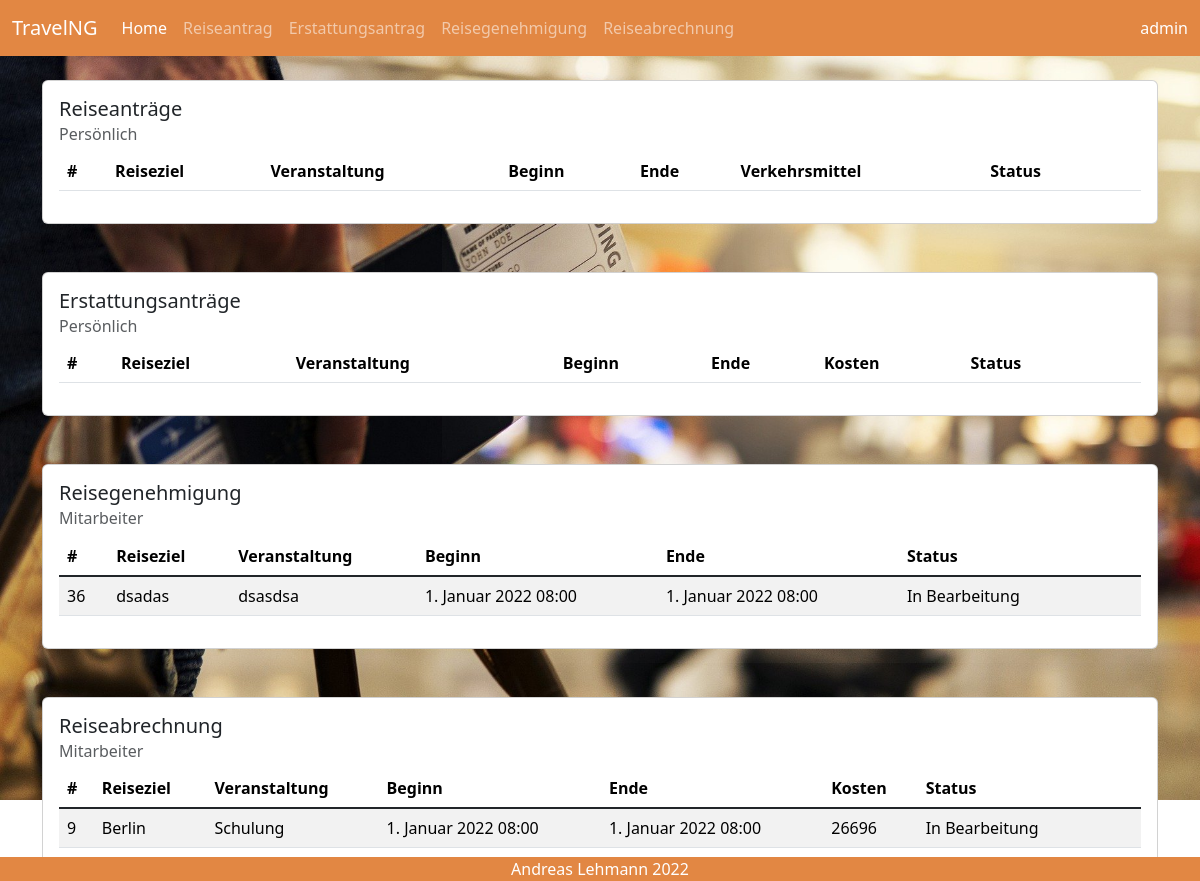
The app's page / (signed in) with its own data.
### request/models.py (models this page shows, shortened)
class TravelRequest(models.Model):
    STATUS_CHOICES = [('In Bearbeitung', 'In Bearbeitung'),
                      ('Genehmigt', 'Genehmigt'),
                      ]
    username = models.CharField(max_length=50, null=True, blank=False)
    employee = models.CharField(max_length=50, null=True, blank=False)
    destination = models.CharField(max_length=50, blank=False)
    event = models.CharField(max_length=50, blank=False)
    journey_start = models.DateTimeField(default='01.01.2022 08:00', blank=False)
    journey_end = models.DateTimeField(default='01.01.2022 08:00', blank=False)
    event_start = models.DateTimeField(default='01.01.2022 08:00', blank=False)
    event_end = models.DateTimeField(default='01.01.2022 08:00', blank=False)
    transport = models.ForeignKey(Transport, on_delete=models.SET_NULL, null=True, blank=False)
    cost_center = models.ForeignKey(CostCenter, on_delete=models.SET_NULL, null=True, blank=False)
    status = models.CharField(default='In Bearbeitung', max_length=30, choices=STATUS_CHOICES)
    class Meta:
        permissions = [
            (
                'is_supervisor', 'can access auth page'
            )
        ]

class TravelInvoice(models.Model):
    STATUS_CHOICES = [('In Bearbeitung', 'In Bearbeitung'),
                      ('Auszahlung angewiesen', 'Auszahlung angewiesen'),
                      ]
    username = models.CharField(max_length=50, null=True, blank=False)
    employee = models.CharField(max_length=50, null=True, blank=False)
    travel_request = models.OneToOneField(TravelRequest, on_delete=models.SET_NULL, null=True, blank=False)
    destination = models.CharField(max_length=30, null=True, blank=True)
    event = models.CharField(max_length=30, null=True, blank=True)
    journey_start = models.DateTimeField(null=True, blank=True)
    journey_end = models.DateTimeField(null=True, blank=True)
    event_start = models.DateTimeField(null=True, blank=True)
    event_end = models.DateTimeField(null=True, blank=True)
    hotel_costs = models.IntegerField(blank=False)
    transport_costs = models.IntegerField(blank=False)
    other_costs = models.IntegerField(blank=False)
    upload = models.FileField(upload_to=user_directory_path, null=True, blank=True)
    tr_status = models.CharField(default='In Bearbeitung', max_length=30, null=True, blank=True)
    ti_status = models.CharField(default='In Bearbeitung', max_length=30, choices=STATUS_CHOICES)
    class Meta:
        permissions = [
            (
                'is_clerk', 'can access invoice page'
            )
        ]

### request/views.py (the view)
# urls.py: 2. Add a URL to urlpatterns:  path('', views.home, name='home')
@login_required
def home(request):
    travel_requests = TravelRequest.objects.all().order_by('journey_start')
    travel_invoices = TravelInvoice.objects.all().order_by('journey_start')
    return render(request, 'request/home.html',
                  {'page_title': '', 'travel_requests': travel_requests, 'travel_invoices': travel_invoices})

### templates/request/home.html (shortened to what this page needs)
{% extends 'request/base.html' %}
{% load bootstrap5 bootstrap_icons mathfilters %}
{% block content %}
    <div class="container">
        <div class="card" style="width: 100%;">
            <div class="card-body">
                <h5 class="card-title">Reiseanträge</h5>
                <h6 class="card-subtitle mb-2 text-muted">Persönlich</h6>
                <table class="table table-striped table-hover">
                    <thead class="">
                    <tr>
                        <th>#</th>
                        <th>Reiseziel</th>
                        <th>Veranstaltung</th>
                        <th>Beginn</th>
                        <th>Ende</th>
                        <th>Verkehrsmittel</th>
                        <th>Status</th>
                        <th>&nbsp;</th>
                    </tr>
                    </thead>
                </table>
            </div>
        </div>
        <div class="card" style="width: 100%;">
            <div class="card-body">
                <h5 class="card-title">Erstattungsanträge</h5>
                <h6 class="card-subtitle mb-2 text-muted">Persönlich</h6>
                <table class="table table-striped table-hover">
                    <thead class="">
                    <tr>
                        <th>#</th>
                        <th>Reiseziel</th>
                        <th>Veranstaltung</th>
                        <th>Beginn</th>
                        <th>Ende</th>
                        <th>Kosten</th>
                        <th>Status</th>
                        <th>&nbsp;</th>
                    </tr>
                    </thead>
                </table>
            </div>
        </div>
        {% if perms.request.is_supervisor %}
            <div class="card" style="width: 100%;">
                <div class="card-body">
                    <h5 class="card-title">Reisegenehmigung</h5>
                    <h6 class="card-subtitle mb-2 text-muted">Mitarbeiter</h6>
                    <table class="table table-striped table-hover">
                        <thead class="">
                        <tr>
                            <th>#</th>
                            <th>Reiseziel</th>
                            <th>Veranstaltung</th>
                            <th>Beginn</th>
                            <th>Ende</th>
                            <th>Status</th>
                            <th>&nbsp;</th>
                        </tr>
                        </thead>
                        <tbody class="table-group-divider">
                        {% for TravelRequest in travel_requests %}
                            {% if TravelRequest.status == 'In Bearbeitung' %}
                                <tr>
                                    <td>{{ TravelRequest.id }}</td>
                                    <td>{{ TravelRequest.destination }}</td>
                                    <td>{{ TravelRequest.event }}</td>
                                    <td>{{ TravelRequest.journey_start }}</td>
                                    <td>{{ TravelRequest.journey_end }}</td>
                                    <td>{{ TravelRequest.status }}</td>
                                    <td>
                                    </td>
                                </tr>
                            {% endif %}
                        {% endfor %}
                        </tbody>
                    </table>
                </div>
            </div>
        {% endif %}
        {% if perms.request.is_clerk %}
            <div class="card" style="width: 100%;">
                <div class="card-body">
                    <h5 class="card-title">Reiseabrechnung</h5>
                    <h6 class="card-subtitle mb-2 text-muted">Mitarbeiter</h6>
                    <table class="table table-striped table-hover">
                        <thead class="">
                        <tr>
                            <th>#</th>
                            <th>Reiseziel</th>
                            <th>Veranstaltung</th>
                            <th>Beginn</th>
                            <th>Ende</th>
                            <th>Kosten</th>
                            <th>Status</th>
                            <th>&nbsp;</th>
                        </tr>
                        </thead>
                        <tbody class="table-group-divider">
                        {% for TravelInvoice in travel_invoices %}
                            {% if TravelInvoice.ti_status == 'In Bearbeitung' %}
                                <tr>
                                    <td>{{ TravelInvoice.id }}</td>
                                    <td>{{ TravelInvoice.destination }}</td>
                                    <td>{{ TravelInvoice.event }}</td>
                                    <td>{{ TravelInvoice.journey_start }}</td>
                                    <td>{{ TravelInvoice.journey_end }}</td>
                                    <td>{{ TravelInvoice.hotel_costs|add:TravelInvoice.transport_costs|add:TravelInvoice.other_costs }}</td>
                                    <td>{{ TravelInvoice.ti_status }}</td>
                                    <td>
                                    </td>
                                </tr>
                            {% endif %}
                        {% endfor %}
                        </tbody>
                    </table>
                </div>
            </div>
            </div>
        {% endif %}
{% endblock %}

### templates/request/base.html (shortened to what this page needs)
{% load bootstrap5 bootstrap_icons %}
{% bootstrap_css %}
{% load static %}
<link rel="stylesheet" href="{% static 'bootstrap_icons/css/bootstrap_icons.css' %}">
<!DOCTYPE html>
<html lang="en">
<head>
</head>
<body>
<div class="bg-image" style="background-image: url('{% static 'travel-g774051fb3_1920.jpg' %}');
        height: 100vh;
        background-size: cover;
        background-repeat: no-repeat;
        "
>
    {% block navigation %}
        <nav class="navbar navbar-expand-lg navbar-dark mb-4" style="background-color: #e28743;">
            <div class="container-fluid">
                <a class="navbar-brand" href="#">{% md_icon 'earth' %}TravelNG</a>
                <ul class="navbar-nav me-auto mb-2 mb-lg-0">
                    <li class="nav-item">
                        <a class="nav-link active" aria-current="page"
                           href="{% url 'home' %}">{% bs_icon 'house' %}Home</a>
                    </li>
                    <li class="nav-item">
                        <a class="nav-link"
                           href="{% url 'addTravelRequest' %}">{% bs_icon 'airplane' %}Reiseantrag</a>
                    </li>
                    <li class="nav-item">
                        <a class="nav-link"
                           href="{% url 'addTravelInvoice' %}">{% bs_icon 'bank' %}Erstattungsantrag</a>
                    </li>
                    {% if perms.request.is_supervisor %}
                        <li class="nav-item">
                            <a class="nav-link"
                               href="{% url 'travelAuth' %}">{% bs_icon 'bag-check' %}Reisegenehmigung</a>
                        </li>
                    {% endif %}
                    {% if perms.request.is_clerk %}
                        <li class="nav-item">
                            <a class="nav-link"
                               href="{% url 'travelInvoiceRefund' %}">{% bs_icon 'cash-coin' %}Reiseabrechnung</a>
                        </li>
                    {% endif %}
                </ul>
                <a class="nav-link text-white" href="{% url 'logout' %}">{% bs_icon 'person' %}{{ user.username }}</a>
            </div>
        </nav>
    {% endblock %}
    {% block content %}{% endblock %}
</div>
</body>
{% block footer %}
    <div class="text-center text-white fixed-bottom" style="background-color: #e28743;">{% bs_icon 'c-circle' %}Andreas
        Lehmann 2022
    </div>
{% endblock %}
</html>

### records on screen
TravelRequest: id "36", destination "dsadas", event "dsasdsa", journey_start "1. Januar 2022 08:00", journey_end "1. Januar 2022 08:00", status "In Bearbeitung"
TravelInvoice: id "9", destination "Berlin", event "Schulung", journey_start "1. Januar 2022 08:00", journey_end "1. Januar 2022 08:00", hotel_costs|add "26696", ti_status "In Bearbeitung"

### other values on screen
{{ user.username }} "admin"
